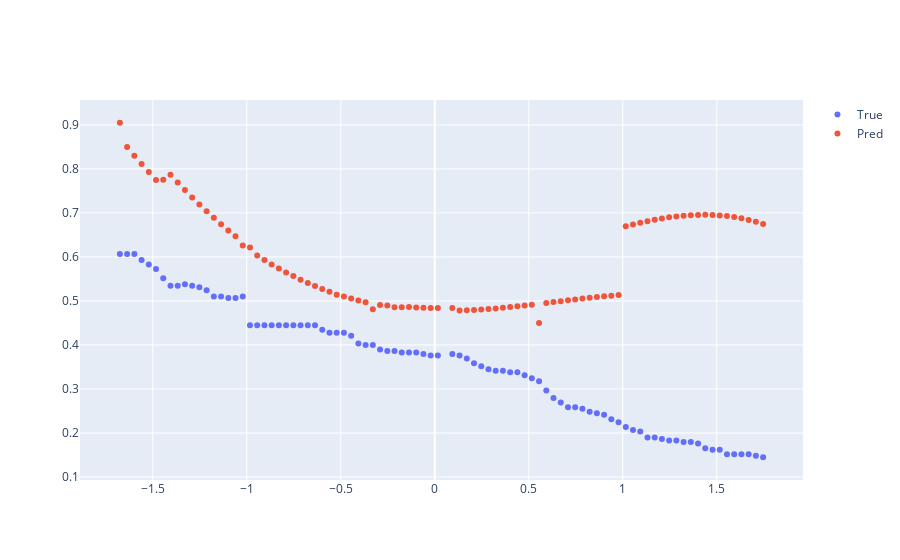

This figure's notebook cell:
### Code cell
temp = X_test.loc['2019-12-16']
fig = go.Figure()
fig.add_trace(go.Scatter(x=temp['LeadTime'], y=temp['True'],mode='markers',name='True'))
fig.add_trace(go.Scatter(x=temp['LeadTime'], y=temp['Pred'],mode='markers',name='Pred'))
fig.show()
